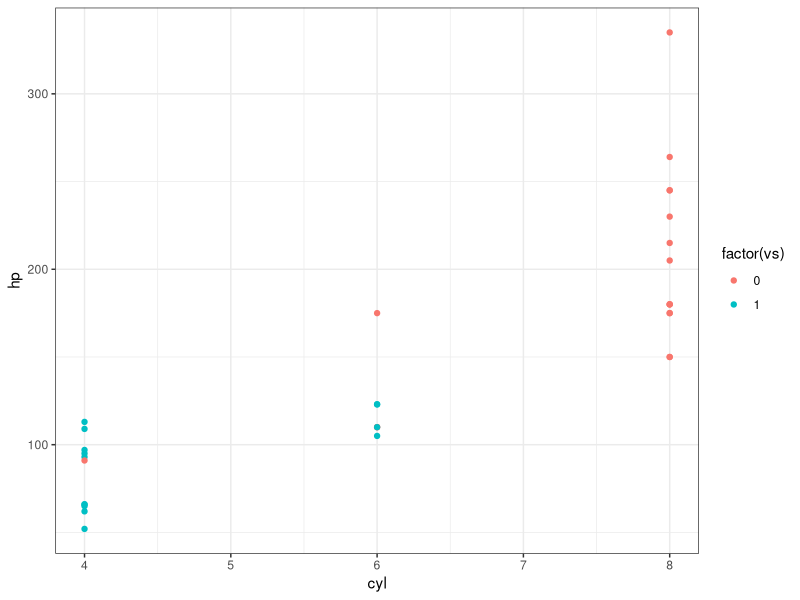

Write R code to recreate this figure.
library(tidyverse)

our_data <- mtcars

our_data %>%
  ggplot(
    aes(
      x = cyl,
      y = hp,
      color = factor(vs)
    )
  ) +
  geom_point() +
  theme_bw()
